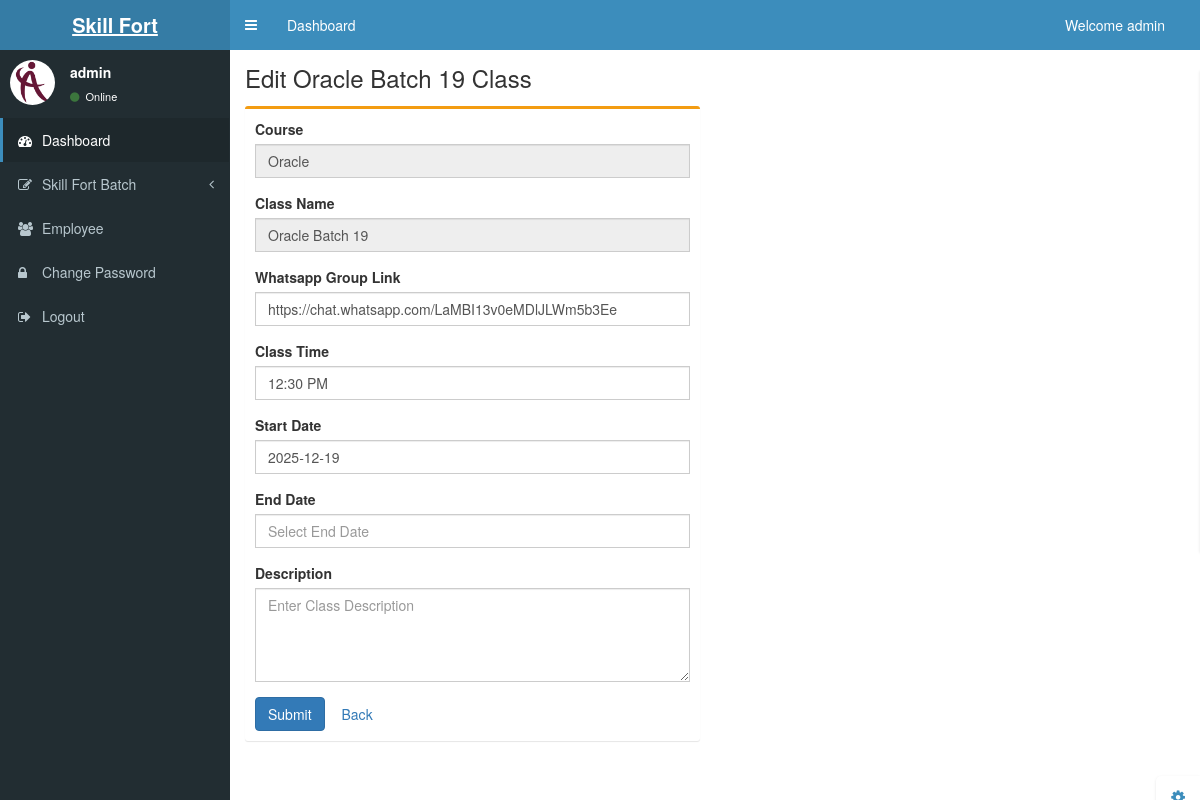
Screenshot of /product_edit.php?id=46 (signed in) with the database file from the repository.
### tables this page shows
CREATE TABLE `products` (
  `id` int(11) NOT NULL,
  `course` varchar(50) NOT NULL,
  `batch_number` int(11) NOT NULL,
  `class_name` varchar(200) NOT NULL,
  `class_time` varchar(50) NOT NULL,
  `start_date` varchar(50) NOT NULL,
  `date_time` timestamp NOT NULL DEFAULT current_timestamp() ON UPDATE current_timestamp(),
  `end_date` varchar(50) NOT NULL,
  `whatsappLink` varchar(300) NOT NULL,
  `description` text NOT NULL
);

### product_edit.php (the view, shortened to what this page needs)
<?php include('header.php') ?>
<link rel="stylesheet" href="https://cdn.jsdelivr.net/npm/flatpickr/dist/flatpickr.min.css">
<?php $id = $_GET['id']; ?>
<?php
$result = mysqli_query($conn, "SELECT * FROM `products` WHERE id='$id'");
while ($row_result = mysqli_fetch_array($result)) {
  $course = $row_result['course'];
  $class_name = $row_result['class_name'];
  $class_time = $row_result['class_time'];
  $start_date = $row_result['start_date'];
  $whatsappLink = $row_result['whatsappLink'];
  $end_date = $row_result['end_date'];
  $description = $row_result['description'];
?>
  <div class="content-wrapper">
    <section class="content-header">
      <h1>Edit <?php echo $class_name; ?> Class</h1>
    </section>
    <section class="content">
      <div class="row">
        <div class="col-lg-6 col-md-8 col-sm-12">
          <div class="box box-warning">
            <div class="box-body">
              <form role="form" action="product_update.php" method="POST" enctype="multipart/form-data">
                <div class="form-group">
                  <label for="course">Course</label>
                  <input type="text" class="form-control" id="course" name="course" value="<?php echo $course; ?>" readonly>
                </div>
                <div class="form-group">
                  <label for="course">Class Name</label>
                  <input type="text" class="form-control" id="class_name" name="class_name" value="<?php echo $class_name; ?>" readonly>
                </div>
                <div class="form-group">
                  <label for="whatsappLink">Whatsapp Group Link</label>
                  <input type="text" class="form-control" id="whatsappLink" name="whatsappLink" value="<?php echo $whatsappLink; ?>" placeholder="Enter Whatsapp Group Link" required>
                </div>
                <div class="form-group">
                  <label for="class_time">Class Time</label>
                  <input type="text" class="form-control" id="class_time" name="class_time" value="<?php echo $class_time; ?>" placeholder="Select Class Time" required>
                </div>
                <div class="form-group">
                  <label for="start_date">Start Date</label>
                  <input type="text" class="form-control" id="start_date" name="start_date" value="<?php echo $start_date; ?>" placeholder="Select Start Date" required>
                </div>
                <div class="form-group">
                  <label for="end_date">End Date</label>
                  <input type="text" class="form-control" id="end_date" name="end_date" value="<?php echo $end_date; ?>" placeholder="Select End Date">
                </div>
                <div class="form-group">
                  <label for="description">Description</label>
                  <textarea class="form-control" id="description" name="description" rows="4" placeholder="Enter Class Description"><?php echo $description; ?></textarea>
                </div>
                <button type="submit" class="btn btn-primary">Submit</button>
                <a href="product.php?category=<?php echo $course; ?>" class="btn btn-secondary">Back</a>
              </form>
            </div>
          </div>
        </div>
      </div>
    </section>
  </div>
<?php
}
?>
<?php include('footer.php') ?>

### rows the page displays
products: class_name "Oracle Batch 19", course "Oracle", whatsappLink "https://chat.whatsapp.com/LaMBI13v0eMDlJLWm5b3Ee", class_time "12:30 PM", start_date "2025-12-19"

### other values shown
$username "admin"
